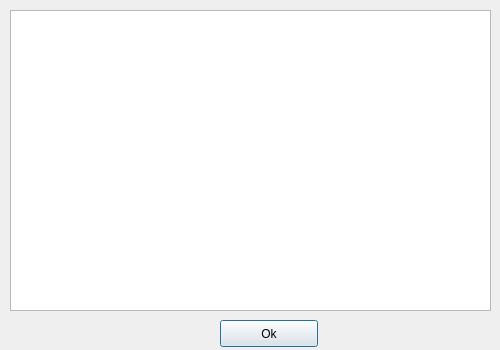
<?xml version="1.0" encoding="UTF-8"?>
<ui version="4.0">
 <class>VisualizeIndividual</class>
 <widget class="QDialog" name="VisualizeIndividual">
  <property name="geometry">
   <rect>
    <x>0</x>
    <y>0</y>
    <width>500</width>
    <height>350</height>
   </rect>
  </property>
  <property name="sizePolicy">
   <sizepolicy hsizetype="Fixed" vsizetype="Fixed">
    <horstretch>0</horstretch>
    <verstretch>0</verstretch>
   </sizepolicy>
  </property>
  <property name="maximumSize">
   <size>
    <width>500</width>
    <height>350</height>
   </size>
  </property>
  <property name="windowTitle">
   <string>Best Individual</string>
  </property>
  <widget class="QPlainTextEdit" name="plainTextEdit">
   <property name="geometry">
    <rect>
     <x>10</x>
     <y>10</y>
     <width>481</width>
     <height>301</height>
    </rect>
   </property>
  </widget>
  <widget class="QPushButton" name="pushButton_Ok">
   <property name="geometry">
    <rect>
     <x>220</x>
     <y>320</y>
     <width>98</width>
     <height>27</height>
    </rect>
   </property>
   <property name="text">
    <string>Ok</string>
   </property>
  </widget>
 </widget>
 <resources/>
 <connections>
  <connection>
   <sender>pushButton_Ok</sender>
   <signal>clicked()</signal>
   <receiver>VisualizeIndividual</receiver>
   <slot>close()</slot>
   <hints>
    <hint type="sourcelabel">
     <x>268</x>
     <y>333</y>
    </hint>
    <hint type="destinationlabel">
     <x>249</x>
     <y>174</y>
    </hint>
   </hints>
  </connection>
 </connections>
</ui>
